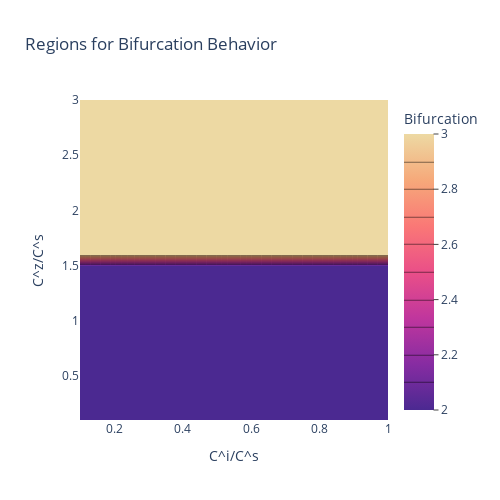

The notebook cell saved with this chart:
### Markdown cell above
### Bifurcation Heatmap: 

- For each $\left(\frac{C^i}{C^s}, \frac{C^z}{C^i}\right)$ point, we get the maximum number possible of roots of the cubic polynomial at the equilibrium (which uses several values of $R0$).

### Code cell
fig = go.Figure()
fig.add_trace(go.Contour(
    z=arr,
    colorscale="Agsunset",
    colorbar=dict(
        title="Bifurcation",
        titleside="top",
        tickmode="array",
        ticktext=["Nothing", "Quadratic", "Cubic"],
        ticks="outside"
    ),
    x=cicss, # horizontal axis
    y=czcss, # vertical axis
    contours_coloring='heatmap'
))
fig.update_layout(width=500,
                  height=500,
                  title="Regions for Bifurcation Behavior",
                  xaxis_title="C^i/C^s",
                  yaxis_title="C^z/C^s"
                 )
fig.show()

### Figure 1 — Plotly figure (JSON) as saved in the notebook; plotly's stock layout.template omitted (floating-point values rounded to 4 significant figures; data arrays with more than 128 entries replaced by an {"elided": "..."} marker saying what was removed)
{"data": [{"autocontour": true, "colorbar": {"tickmode": "array", "ticks": "outside", "ticktext": ["Nothing", "Quadratic", "Cubic"], "title": {"side": "top", "text": "Bifurcation"}}, "colorscale": [[0, "rgb(75, 41, 145)"], [0.1667, "rgb(135, 44, 162)"], [0.3333, "rgb(192, 54, 157)"], [0.5, "rgb(234, 79, 136)"], [0.6667, "rgb(250, 120, 118)"], [0.8333, "rgb(246, 169, 122)"], [1, "rgb(237, 217, 163)"]], "contours": {"coloring": "heatmap", "end": 2.9, "size": 0.1, "start": 2.1}, "type": "contour", "x": [0.1, 0.13, 0.16, 0.19, 0.22, 0.26, 0.29, 0.32, 0.35, 0.38, 0.41, 0.44, 0.47, 0.5, 0.53, 0.57, 0.6, 0.63, 0.66, 0.69, 0.72, 0.75, 0.78, 0.81, 0.84, 0.88, 0.91, 0.94, 0.97, 1], "y": [0.1, 0.2, 0.3, 0.4, 0.5, 0.6, 0.7, 0.8, 0.9, 1, 1.1, 1.2, 1.3, 1.4, 1.5, 1.6, 1.7, 1.8, 1.9, 2, 2.1, 2.2, 2.3, 2.4, 2.5, 2.6, 2.7, 2.8, 2.9, 3], "z": {"elided": "30x30 int values"}}], "layout": {"height": 500, "title": {"text": "Regions for Bifurcation Behavior"}, "width": 500, "xaxis": {"autorange": true, "range": [0.1, 1], "title": {"text": "C^i/C^s"}, "type": "linear"}, "yaxis": {"autorange": true, "range": [0.1, 3], "title": {"text": "C^z/C^s"}, "type": "linear"}}}
